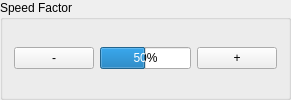
        <widget class="QGroupBox" name="groupBox_5">
         <property name="title">
          <string>Speed Factor</string>
         </property>
         <layout class="QGridLayout" name="gridLayout_6">
          <item row="0" column="0">
           <widget class="QPushButton" name="pushButtonDecreaseSpeedFactor">
            <property name="sizePolicy">
             <sizepolicy hsizetype="Fixed" vsizetype="Fixed">
              <horstretch>0</horstretch>
              <verstretch>0</verstretch>
             </sizepolicy>
            </property>
            <property name="text">
             <string>-</string>
            </property>
           </widget>
          </item>
          <item row="0" column="2">
           <widget class="QPushButton" name="pushButtonIncreaseSpeedFactor">
            <property name="sizePolicy">
             <sizepolicy hsizetype="Fixed" vsizetype="Fixed">
              <horstretch>0</horstretch>
              <verstretch>0</verstretch>
             </sizepolicy>
            </property>
            <property name="text">
             <string>+</string>
            </property>
           </widget>
          </item>
          <item row="0" column="1">
           <widget class="QProgressBar" name="progressBarSpeedFactor">
            <property name="value">
             <number>50</number>
            </property>
            <property name="alignment">
             <set>Qt::AlignCenter</set>
            </property>
           </widget>
          </item>
         </layout>
        </widget>
